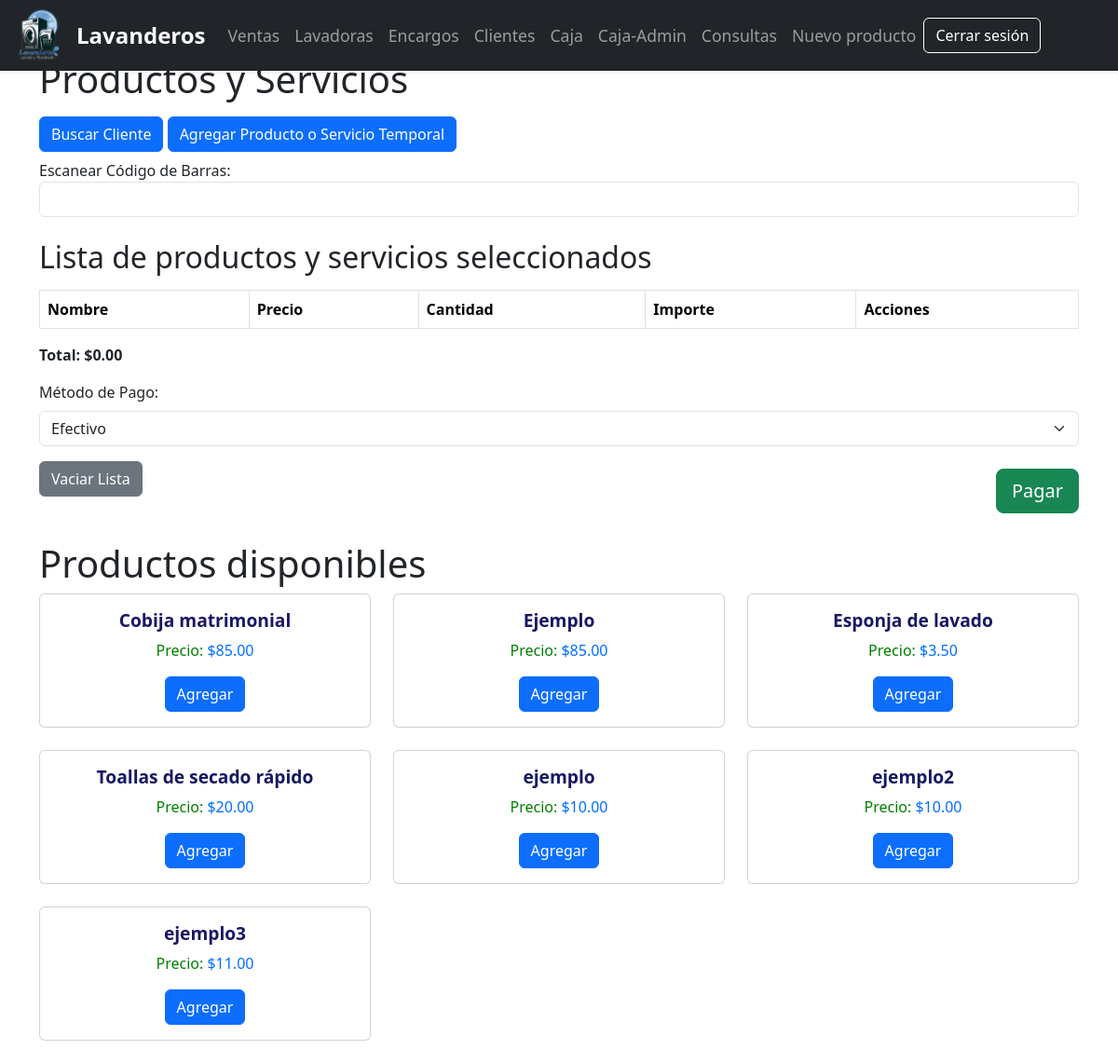
/productos/ (signed in), run on an earlier commit of the app's database.
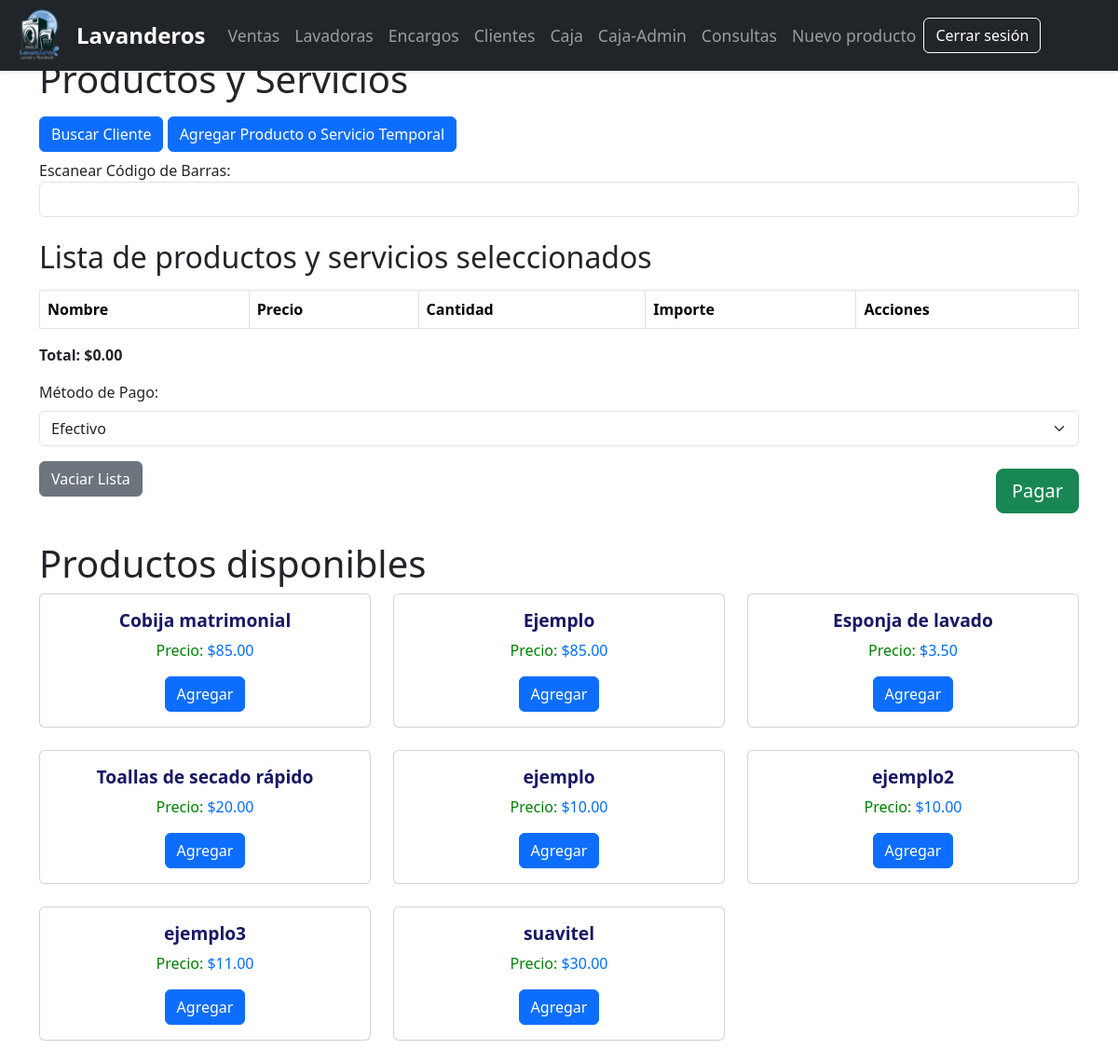
And on a later commit of the database.
### pos/models.py (models this page shows)
class Producto(models.Model):
    nombre = models.CharField(max_length=100)
    precio = models.DecimalField(max_digits=10, decimal_places=2)
    codigo_barras = models.CharField(max_length=100)

### pos/views.py (the view)
# urls.py: path('productos/', views.productos, name='productos'),
@login_required
def productos(request):
    productos = Producto.objects.all().order_by('nombre')
    clientes = Cliente.objects.all().order_by('nombre')
    return render(request, 'productos.html', {'productos': productos, 'clientes': clientes})

### pos/templates/productos.html (shortened to what this page needs)
{% load static %}
<!DOCTYPE html>
<html lang="es">
<head>
</head>
<body>
    {% include 'layouts/navbar.html' %}
    <div class="container mt-7">
        <h1>Productos y Servicios</h1>
        <button class="btn btn-primary mt-2" id="buscarCliente" type="button" data-bs-toggle="modal" data-bs-target="#modalBuscarCliente">Buscar Cliente</button>
        <button class="btn btn-primary mt-2" id='temporal' type="button" onclick="toggleFormularioTemporal()">Agregar Producto o Servicio Temporal</button>
        <div class="form-group">
            <label for="codigoBarras">Escanear Código de Barras:</label>
            <input type="text" id="codigoBarras" class="form-control">
        </div>
        <h2 class="mt-4">Lista de productos y servicios seleccionados</h2>
        <div class="table-responsive">
            <table class="table table-bordered mt-2" id="lista-productos">
                <thead>
                    <tr>
                        <th>Nombre</th>
                        <th>Precio</th>
                        <th>Cantidad</th>
                        <th>Importe</th>
                        <th>Acciones</th>
                    </tr>
                </thead>
            </table>
        </div>
        <p class="total" id="totalprecio">Total: $0.00</p>
        <div class="form-group mb-3">
            <label for="metodoPago" class="mb-2">Método de Pago:</label>
            <select class="form-select" id="metodoPago" name="metodo_pago" required placeholder="Seleccione una opción">
                <option value="Efectivo">Efectivo</option>
            </select>
        </div>
        <button type="submit" class="btn btn-success mt-2 float-end btn-lg" id="pagar" onclick="realizarPago()">Pagar</button>
        <button type="submit" name="vaciar_lista" class="btn btn-secondary">Vaciar Lista</button>
    </div>
    <div class="container mt-5">
        <h1>Productos disponibles</h1>
        <div class="row">
            {% for producto in productos %}
                <div class="col-md-4 mb-4">
                    <div class="card">
                        <div class="card-body text-center">
                            <h5 class="card-title">
                                <span class="color-blue">
                                    {{ producto.nombre }}
                                </span>
                            </h5>
                            <p class="card-text">
                                <span class="color-green"> Precio: </span>
                                <span class="color-price">${{ producto.precio }}</span>
                            </p>
                            <button class="btn btn-primary agregar-producto" data-nombre="{{ producto.nombre }}" data-precio="{{ producto.precio }}">Agregar</button>
                        </div>
                    </div>
                </div>
            {% endfor %}
        </div>
    </div>
</body>
</html>

What changed in the data, as far as the page shows it:
added Producto: nombre "suavitel", precio "30.00"
